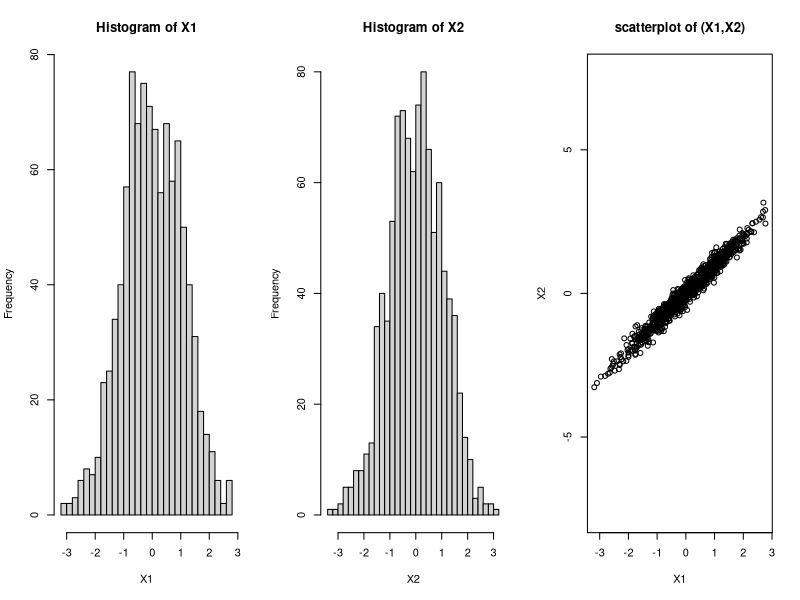

Write the R code that produced this figure.
## ---- chunk 1
knitr::opts_chunk$set(comment = "#",collapse = TRUE,fig.align = "center")
## ---- chunk 2
Z1 <- rnorm(1000)
Z2 <- rnorm(1000)
X1 <- Z1 + 0.1*Z2
X2 <- Z1 - 0.1*Z2
par(mfcol = c(1,3))
hist(X1,breaks = 32)
hist(X2,breaks = 32)
plot(X1,X2,main = "scatterplot of (X1,X2)",ylim = c(-4,4),asp = 1)
cor(X1,X2)
## ---- chunk 3
mu <- c(0,0)
A <- rbind(c(1,0.1),c(1,-0.1))
A
z <- rnorm(2)
x <- mu + A %*% z
x
## ---- chunk 4
Sigma <- A %*% t(A)
Sigma
